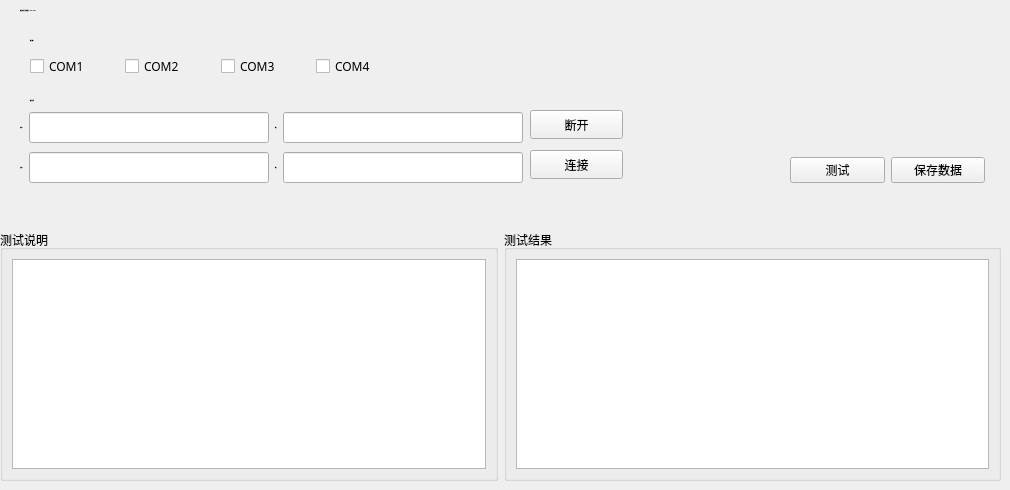
        <widget class="QWidget" name="testexecute_page4">
         <widget class="QLabel" name="testexecute_page4_label_4">
          <property name="geometry">
           <rect>
            <x>20</x>
            <y>0</y>
            <width>241</width>
            <height>21</height>
           </rect>
          </property>
          <property name="font">
           <font>
            <family>Microsoft YaHei</family>
            <pointsize>-1</pointsize>
            <weight>75</weight>
            <bold>true</bold>
           </font>
          </property>
          <property name="text">
           <string>协议转换与控制测试：COM1-COM4</string>
          </property>
         </widget>
         <widget class="QWidget" name="layoutWidget">
          <property name="geometry">
           <rect>
            <x>0</x>
            <y>230</y>
            <width>1001</width>
            <height>251</height>
           </rect>
          </property>
          <layout class="QGridLayout" name="gridLayout_5">
           <item row="0" column="0">
            <widget class="QGroupBox" name="groupBox_3">
             <property name="title">
              <string>测试说明</string>
             </property>
             <layout class="QGridLayout" name="gridLayout_6">
              <item row="0" column="0">
               <widget class="QTextBrowser" name="testexecute_page4_textBrowser_guide"/>
              </item>
             </layout>
            </widget>
           </item>
           <item row="0" column="1">
            <widget class="QGroupBox" name="groupBox_4">
             <property name="title">
              <string>测试结果</string>
             </property>
             <layout class="QGridLayout" name="gridLayout_7">
              <item row="0" column="0">
               <widget class="QTextBrowser" name="testexecute_page4_textBrowser_log"/>
              </item>
             </layout>
            </widget>
           </item>
          </layout>
         </widget>
         <widget class="QLabel" name="testexecute_page4_label_5">
          <property name="geometry">
           <rect>
            <x>30</x>
            <y>30</y>
            <width>153</width>
            <height>21</height>
           </rect>
          </property>
          <property name="font">
           <font>
            <family>Microsoft YaHei</family>
            <pointsize>-1</pointsize>
            <weight>75</weight>
            <bold>true</bold>
           </font>
          </property>
          <property name="text">
           <string>测试端口</string>
          </property>
         </widget>
         <widget class="QLabel" name="testexecute_page4_label_10">
          <property name="geometry">
           <rect>
            <x>30</x>
            <y>90</y>
            <width>153</width>
            <height>21</height>
           </rect>
          </property>
          <property name="font">
           <font>
            <family>Microsoft YaHei</family>
            <pointsize>-1</pointsize>
            <weight>75</weight>
            <bold>true</bold>
           </font>
          </property>
          <property name="text">
           <string>测试配置</string>
          </property>
         </widget>
         <widget class="QWidget" name="layoutWidget_2">
          <property name="geometry">
           <rect>
            <x>20</x>
            <y>150</y>
            <width>503</width>
            <height>35</height>
           </rect>
          </property>
          <layout class="QGridLayout" name="gridLayout_12">
           <item row="0" column="0">
            <widget class="QLabel" name="testexecute_page4_label_8">
             <property name="font">
              <font>
               <family>Microsoft YaHei</family>
               <pointsize>-1</pointsize>
               <weight>75</weight>
               <bold>true</bold>
              </font>
             </property>
             <property name="text">
              <string>远程IP</string>
             </property>
            </widget>
           </item>
           <item row="0" column="1">
            <widget class="QLineEdit" name="testexecute_page4_lineEdit_remote_ip">
             <property name="font">
              <font>
               <family>Microsoft YaHei</family>
               <pointsize>12</pointsize>
              </font>
             </property>
            </widget>
           </item>
           <item row="0" column="2">
            <widget class="QLabel" name="testexecute_page4_label_9">
             <property name="font">
              <font>
               <family>Microsoft YaHei</family>
               <pointsize>-1</pointsize>
               <weight>75</weight>
               <bold>true</bold>
              </font>
             </property>
             <property name="text">
              <string>端口</string>
             </property>
            </widget>
           </item>
           <item row="0" column="3">
            <widget class="QLineEdit" name="testexecute_page4_lineEdit_remote_port">
             <property name="font">
              <font>
               <family>Microsoft YaHei</family>
               <pointsize>12</pointsize>
              </font>
             </property>
            </widget>
           </item>
          </layout>
         </widget>
         <widget class="QWidget" name="layoutWidget_3">
          <property name="geometry">
           <rect>
            <x>790</x>
            <y>150</y>
            <width>195</width>
            <height>41</height>
           </rect>
          </property>
          <layout class="QGridLayout" name="gridLayout_13">
           <item row="0" column="0">
            <widget class="QPushButton" name="testexecute_page4_pushButton_execute">
             <property name="text">
              <string>测试</string>
             </property>
            </widget>
           </item>
           <item row="0" column="1">
            <widget class="QPushButton" name="testexecute_page4_pushButton_savedata">
             <property name="text">
              <string>保存数据</string>
             </property>
            </widget>
           </item>
          </layout>
         </widget>
         <widget class="QPushButton" name="testexecute_page4_pushButton_local_disconnect">
          <property name="geometry">
           <rect>
            <x>530</x>
            <y>110</y>
            <width>93</width>
            <height>29</height>
           </rect>
          </property>
          <property name="text">
           <string>断开</string>
          </property>
         </widget>
         <widget class="QPushButton" name="testexecute_page4_pushButton_remote_link">
          <property name="geometry">
           <rect>
            <x>530</x>
            <y>150</y>
            <width>93</width>
            <height>29</height>
           </rect>
          </property>
          <property name="text">
           <string>连接</string>
          </property>
         </widget>
         <widget class="QWidget" name="">
          <property name="geometry">
           <rect>
            <x>30</x>
            <y>50</y>
            <width>375</width>
            <height>33</height>
           </rect>
          </property>
          <layout class="QGridLayout" name="gridLayout_10">
           <item row="0" column="0">
            <widget class="QCheckBox" name="testexecute_page4_checkBox_com1">
             <property name="font">
              <font>
               <family>Microsoft YaHei</family>
               <pointsize>9</pointsize>
              </font>
             </property>
             <property name="text">
              <string>COM1</string>
             </property>
            </widget>
           </item>
           <item row="0" column="1">
            <widget class="QCheckBox" name="testexecute_page4_checkBox_com2">
             <property name="font">
              <font>
               <family>Microsoft YaHei</family>
               <pointsize>9</pointsize>
              </font>
             </property>
             <property name="text">
              <string>COM2</string>
             </property>
            </widget>
           </item>
           <item row="0" column="2">
            <widget class="QCheckBox" name="testexecute_page4_checkBox_com3">
             <property name="font">
              <font>
               <family>Microsoft YaHei</family>
               <pointsize>9</pointsize>
              </font>
             </property>
             <property name="text">
              <string>COM3</string>
             </property>
            </widget>
           </item>
           <item row="0" column="3">
            <widget class="QCheckBox" name="testexecute_page4_checkBox_com4">
             <property name="font">
              <font>
               <family>Microsoft YaHei</family>
               <pointsize>9</pointsize>
              </font>
             </property>
             <property name="text">
              <string>COM4</string>
             </property>
            </widget>
           </item>
          </layout>
         </widget>
         <widget class="QWidget" name="">
          <property name="geometry">
           <rect>
            <x>20</x>
            <y>110</y>
            <width>503</width>
            <height>35</height>
           </rect>
          </property>
          <layout class="QGridLayout" name="gridLayout_11">
           <item row="0" column="0">
            <widget class="QLabel" name="testexecute_page4_label_6">
             <property name="font">
              <font>
               <family>Microsoft YaHei</family>
               <pointsize>-1</pointsize>
               <weight>75</weight>
               <bold>true</bold>
              </font>
             </property>
             <property name="text">
              <string>本地IP</string>
             </property>
            </widget>
           </item>
           <item row="0" column="1">
            <widget class="QLineEdit" name="testexecute_page4_lineEdit_local_ip">
             <property name="font">
              <font>
               <family>Microsoft YaHei</family>
               <pointsize>12</pointsize>
              </font>
             </property>
            </widget>
           </item>
           <item row="0" column="2">
            <widget class="QLabel" name="testexecute_page4_label_7">
             <property name="font">
              <font>
               <family>Microsoft YaHei</family>
               <pointsize>-1</pointsize>
               <weight>75</weight>
               <bold>true</bold>
              </font>
             </property>
             <property name="text">
              <string>端口</string>
             </property>
            </widget>
           </item>
           <item row="0" column="3">
            <widget class="QLineEdit" name="testexecute_page4_lineEdit_local_port">
             <property name="font">
              <font>
               <family>Microsoft YaHei</family>
               <pointsize>12</pointsize>
              </font>
             </property>
            </widget>
           </item>
          </layout>
         </widget>
        </widget>
